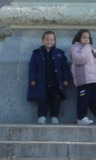
%> input picture Assets/images/pos/img00050.jpg, 96 x 160 px; its folder holds only this picture in this run
$ octave NNClassifier.m   (GNU Octave 9; MATLAB toolbox functions it lacks are replaced by stand-ins)
%> lines starting %> are read from the running program, lines starting %| are printed output that depends on the picture
### FeatureExtraction/extractRawPixels.m
function imgVector = extractRawPixels(img)

    % Ensure image is RGB
    if size(img,3)>1
        img=rgb2gray(img);
   end

    % Squashes the pixels into (1 x no. Of pixels) instead of (width x
    % height)
    vector = reshape(img, 1, []);

    % Changes it from 255 to 0 - 1
    imgVector = double(vector) / 255;
end

### DatasetSplit/split5050.m
function [trainImages, trainLabels, testImages, testLabels] = split5050(allImages, labels)

    % Check that the images and labels have the same amount of data
    if size(allImages, 1) ~= size(labels, 1)
        error('Number of images and labels must match.');
    end


    totNumSamples = size(labels, 1);

    % Gets the midpoint to split
    splitPoint = floor(totNumSamples / 2);

    % radomises the order of the images so that not all of the positive
    % images go into the training set
    randIndices = randperm(totNumSamples);

    % Reorder both images and labels in the same way
    allImages = allImages(randIndices, :);
    labels = labels(randIndices);

    % Divides training and testing images
    trainImages = allImages(1:splitPoint, :);
    trainLabels = labels(1:splitPoint);

    testImages = allImages(splitPoint+1:end, :);
    testLabels = labels(splitPoint+1:end);
end

### Classification/NNTraining.m
function [outputArg1,outputArg2] = NNTraining(inputArg1,inputArg2)
%NNTRAINING Summary of this function goes here
%   Detailed explanation goes here
arguments (Input)
    inputArg1
    inputArg2
end

arguments (Output)
    outputArg1
    outputArg2
end

outputArg1 = inputArg1;
outputArg2 = inputArg2;
end

### Classification/NNTesting.m
function [outputArg1,outputArg2] = NNTesting(inputArg1,inputArg2)
%NNTESTING Summary of this function goes here
%   Detailed explanation goes here
arguments (Input)
    inputArg1
    inputArg2
end

arguments (Output)
    outputArg1
    outputArg2
end

outputArg1 = inputArg1;
outputArg2 = inputArg2;
end

### NNClassifier.m
clear all
close all

%% Initial setup and preprocessing

% Set the folders
posFolder = 'Assets/Images/Pos';
negFolder = 'Assets/Images/Neg';

% Get list of image files
posFiles = dir(fullfile(posFolder, '*.*'));
negFiles = dir(fullfile(negFolder, '*.*'));

% Filter out '.' and '..' entries IDK why but it breaks without it
posFiles = posFiles(~[posFiles.isdir]);
negFiles = negFiles(~[negFiles.isdir]);

allImages = [];
labels = [];

% Sets the sample rate, the higher the faster it will run
sampling = 10;


% Load positive images
counter = 0;
for i = 1:sampling:size(posFiles, 1)
    % Used instead of i as you'd have the first be 1 and the second be 1 +
    % sample rate
    counter = counter +1;

    % Gets the image at i location
    img = imread(fullfile(posFolder, posFiles(i).name));
%> img is the input picture: size 160x96x3 uint8; mean R, G, B 84.4, 95, 107

    % Adds the image to the variable and does some processing to it
    allImages(counter,:) = extractRawPixels(img);
%> in extractRawPixels, `img=rgb2gray(img);`:
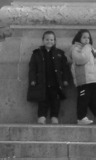
%> img: size 160x96 uint8; min 11, max 208, mean 93.2

    % As these are all images with pedestrians present, the label is 1 for
    % correct
    labels(counter,1) = 1;
end

%How many positive images are currently in the allImages variable
posImageTotal = size(allImages, 1);
%> posImageTotal = 1


% Load negative images - only thing different to positive images is the
% global images variable starts where the positive one left off
counter = 0;
for i = 1:sampling:size(negFiles, 1)
    counter = counter +1;
    img = imread(fullfile(negFolder, negFiles(i).name));
    allImages(posImageTotal + counter,:) = extractRawPixels(img);
    labels(posImageTotal + counter,1) = 0;
end

%% Training
% Splits the images and labels between testing and training
[trainImages, trainLabels, testImages, testLabels] = split5050(allImages, labels);
%> in split5050, `trainImages = allImages(1:splitPoint, :);`: trainImages = []
%> trainImages = []; trainLabels = []; testLabels = 1

% Trains the model
modelNN = NNTraining(trainImages, trainLabels);
%> in NNTraining, `outputArg1 = inputArg1;`: outputArg1 = []
%> modelNN = []

%% Testing

%Used for the K-Nearest numbers, sets how many points you're going to take
% the mode of
k = 10;

% Pre allocation cause MatLabs keeps complaining about it
classificationResult = zeros(size(testImages,1),1);
for i = 1:size(testImages,1)

    %Gets all the pixels for the current test image
    currentTestImage = testImages(i,:);

    % Classify the current test image using the trained model
%> (the run ends here)

$ run again, on Assets/images/pos/img00457.jpg
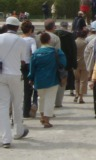
%> input picture Assets/images/pos/img00457.jpg, 96 x 160 px
%> img is the input picture: size 160x96x3 uint8; mean R, G, B 109.2, 108.4, 103
%> in extractRawPixels, `img=rgb2gray(img);`:
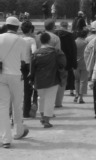
%> img: size 160x96 uint8; min 15, max 231, mean 108
%> in split5050, `trainImages = allImages(1:splitPoint, :);`: trainImages = []
%> `[trainImages, trainLabels, testImages, testLabels] = split5050(allImag..`: testLabels = 1
%> outputArg1 = []

$ run again, on Assets/images/pos/img00462.jpg
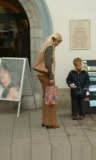
%> input picture Assets/images/pos/img00462.jpg, 96 x 160 px
%> img is the input picture: size 160x96x3 uint8; mean R, G, B 128.2, 122.9, 105.3
%> in extractRawPixels, `img=rgb2gray(img);`:
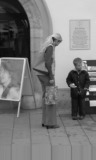
%> img: size 160x96 uint8; min 5, max 235, mean 122.4
%> in split5050, `trainImages = allImages(1:splitPoint, :);`: trainImages = []
%> `[trainImages, trainLabels, testImages, testLabels] = split5050(allImag..`: testLabels = 1
%> outputArg1 = []

$ run again, on Assets/images/pos/img00214.jpg
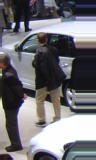
%> input picture Assets/images/pos/img00214.jpg, 96 x 160 px
%> img is the input picture: size 160x96x3 uint8; mean R, G, B 113, 112.2, 117.1
%> in extractRawPixels, `img=rgb2gray(img);`:
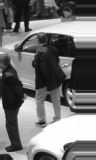
%> img: size 160x96 uint8; min 10, max 255, mean 113
%> in split5050, `trainImages = allImages(1:splitPoint, :);`: trainImages = []
%> `[trainImages, trainLabels, testImages, testLabels] = split5050(allImag..`: testLabels = 1
%> outputArg1 = []
